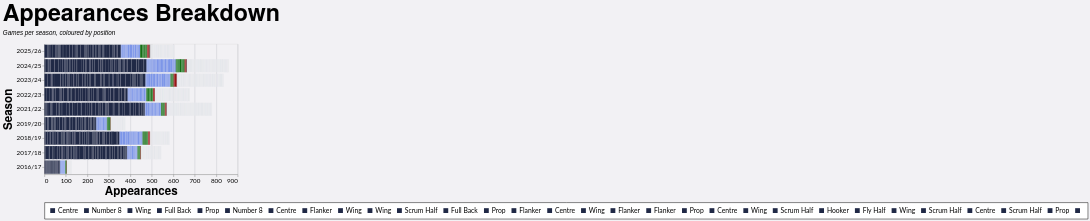

Vega-Lite specification stored for this chart:
### Vega-Lite specification from a JSON file in a GitHub repository (floating-point values rounded to 4 significant figures; data arrays with more than 128 entries replaced by an {"elided": "..."} marker saying what was removed)
{"config": {"axis": {"labelFont": "Lato, sans-serif", "titleFont": "PT Sans Narrow, Helvetica Neue, Helvetica, Arial, sans-serif", "labelFontSize": 13, "titleFontSize": 24, "gridColor": "#202947", "gridOpacity": 0.2}, "header": {"labelFont": "PT Sans Narrow, Helvetica Neue, Helvetica, Arial, sans-serif", "titleFont": "PT Sans Narrow, Helvetica Neue, Helvetica, Arial, sans-serif", "labelFontSize": 24, "titleFontSize": 28, "labelFontWeight": "bold", "orient": "left"}, "legend": {"labelFont": "Lato, sans-serif", "titleFont": "PT Sans Narrow, Helvetica Neue, Helvetica, Arial, sans-serif", "labelFontSize": 14, "titleFontSize": 16, "titlePadding": 5, "fillColor": "white", "strokeColor": "black", "padding": 10, "titleFontWeight": "lighter", "titleFontStyle": "italic", "titleColor": "gray", "offset": 10}, "title": {"font": "PT Sans Narrow, Helvetica Neue, Helvetica, Arial, sans-serif", "fontSize": 48, "fontWeight": "bold", "anchor": "start", "align": "center", "titlePadding": 20, "subtitlePadding": 10, "subtitleFontSize": 13, "subtitleColor": "", "subtitleFontStyle": "italic", "offset": 15, "color": "black"}, "axisX": {"labelAngle": 0}, "facet": {"title": null, "header": null, "align": {"row": "each", "column": "each"}}, "resolve": {"scale": {"y": "independent", "facet": "independent"}}, "background": "#f2f1f4"}, "data": {"name": "data-7817b4a89837cb1a7d3db16e421f8064"}, "mark": {"type": "bar"}, "encoding": {"color": {"field": "color_key", "legend": {"labelExpr": "split(datum.label, '|||')[1]", "orient": "bottom", "title": null}, "scale": {"domain": {"elided": "775 str values"}, "range": {"elided": "775 str values"}}, "type": "nominal"}, "tooltip": [{"field": "player", "title": "Player", "type": "nominal"}, {"field": "season", "title": "Season", "type": "nominal"}, {"field": "color_value", "title": "Position", "type": "nominal"}, {"aggregate": "sum", "field": "apps", "title": "Appearances", "type": "quantitative"}], "x": {"aggregate": "sum", "field": "apps", "title": "Appearances", "type": "quantitative"}, "y": {"field": "season", "sort": {"field": "season_sort", "op": "max", "order": "descending"}, "title": "Season", "type": "nominal"}}, "height": {"step": 30}, "title": {"text": "Appearances Breakdown", "subtitle": "Games per season, coloured by position"}, "width": 400, "$schema": "https://vega.github.io/schema/vega-lite/v5.20.1.json", "datasets": {"data-7817b4a89837cb1a7d3db16e421f8064": {"elided": "2518 records"}}}
